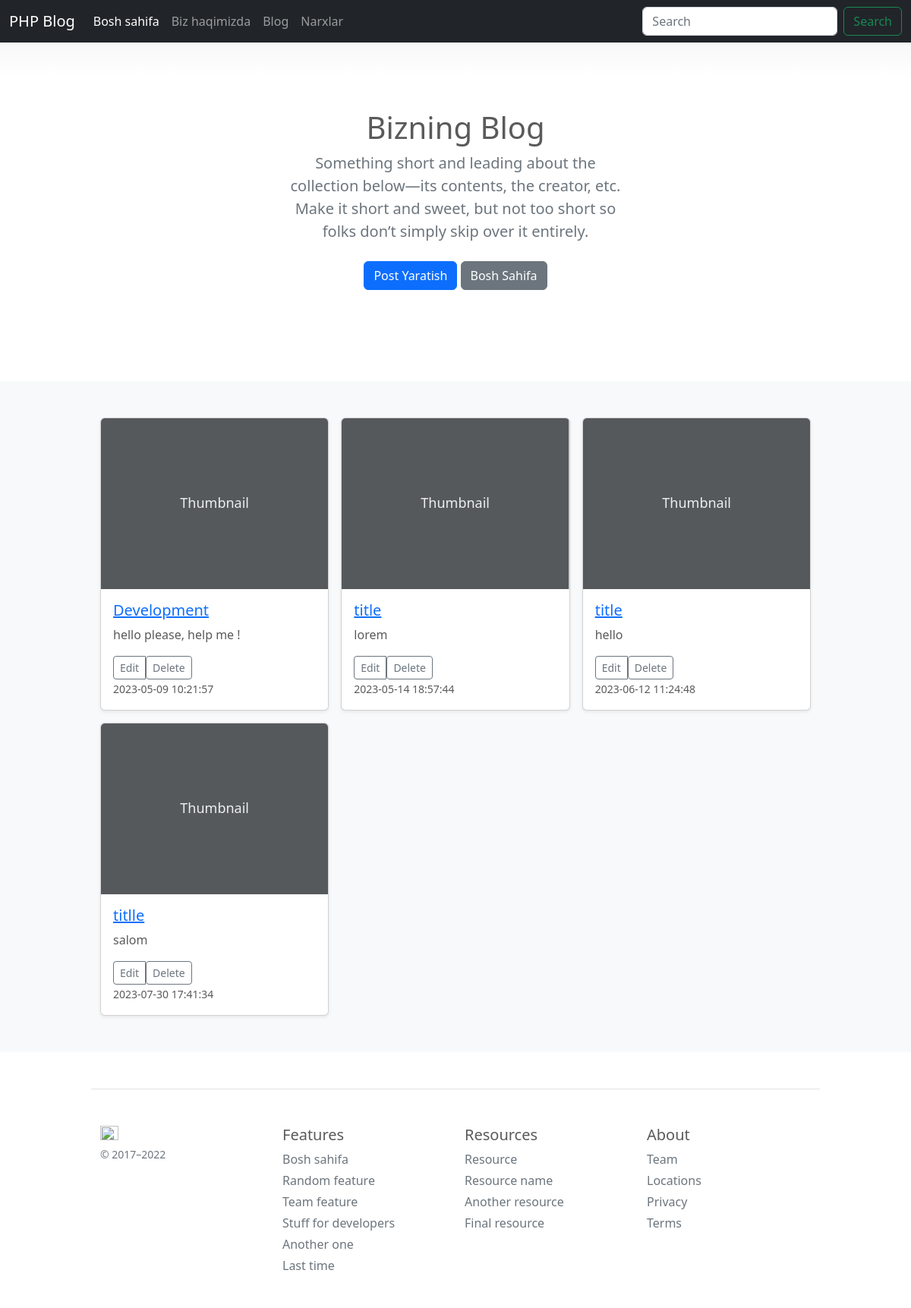
Screenshot of /blog.php with the database file from the repository.
### tables this page shows
CREATE TABLE `posts` (
  `id` int NOT NULL,
  `title` varchar(255) NOT NULL,
  `body` text NOT NULL,
  `created_at` datetime NOT NULL DEFAULT CURRENT_TIMESTAMP
);

### blog.php (the view, shortened to what this page needs)
<?php
require 'includes/header.php';
require 'database.php';
$statement = $pdo->prepare("SELECT * FROM posts");
$statement->execute();
$posts = $statement->fetchAll();
?>
<section class="py-5 text-center container">
    <div class="row py-lg-5">
        <div class="col-lg-6 col-md-8 mx-auto">
            <h1 class="fw-light">Bizning Blog</h1>
            <p class="lead text-muted">Something short and leading about the collection below—its contents, the creator, etc. Make it short and sweet, but not too short so folks don’t simply skip over it entirely.</p>
            <p>
                <a href="post-create.php" class="btn btn-primary my-2">Post Yaratish</a>
                <a href="#" class="btn btn-secondary my-2">Bosh Sahifa</a>
            </p>
        </div>
    </div>
</section>
<div class="album py-5 bg-light">
    <div class="container">
        <div class="row row-cols-1 row-cols-sm-2 row-cols-md-3 g-3">
            <?php foreach ($posts as $post) : ?>
                <div class="col">
                    <div class="card shadow-sm">
                        <svg class="bd-placeholder-img card-img-top" width="100%" height="225" xmlns="http://www.w3.org/2000/svg" role="img" aria-label="Placeholder: Thumbnail" preserveAspectRatio="xMidYMid slice" focusable="false">
                            <rect width="100%" height="100%" fill="#55595c" /><text x="50%" y="50%" fill="#eceeef" dy=".3em">Thumbnail</text>
                        </svg>
                        <div class="card-body">
                            <a href="post.php?id=<?= $post['id'] ?>">
                                <h5><?= $post['title'] ?></h6>
                            </a>
                            <p class="card-text"><?= $post['body'] ?></p>
                            <div class="d-flex justify-content-between align-items-center">
                                <div class="btn-group">
                                    <a href="/post-edit.php?id=<?= $post['id'] ?>" class="btn btn-sm btn-outline-secondary">Edit</a>
                                    <form method="POST" action="" onSubmit="return confirm('Rostdan ham o\'chirmoqchimisiz?');">
                                        <button type="submit" class="btn btn-sm btn-outline-secondary">Delete</button>
                                    </form>
                                </div>
                            </div>
                            <small><?= $post['created_at'] ?></small>
                        </div>
                    </div>
                </div>
            <?php endforeach; ?>
        </div>
    </div>
</div>
<?php require 'includes/footer.php'; ?>

### includes/header.php (shortened to what this page needs)
<!DOCTYPE html>
<html lang="en">
<head>
    <link href="https://cdn.jsdelivr.net/npm/bootstrap@5.2.0/dist/css/bootstrap.min.css" rel="stylesheet">
    <link rel="stylesheet" href="assets/style.css">
</head>
<body>
    <header>
        <?php require 'navbar.php'; ?>
    </header>
    <main>

### includes/navbar.php (shortened to what this page needs)
<nav class="navbar navbar-expand-md navbar-dark fixed-top bg-dark">
    <div class="container-fluid">
        <a class="navbar-brand" href="#">PHP Blog</a>
        <div class="collapse navbar-collapse" id="navbarCollapse">
            <ul class="navbar-nav me-auto mb-2 mb-md-0">
                <li class="nav-item">
                    <a class="nav-link active" aria-current="page" href="/">Bosh sahifa</a>
                </li>
                <li class="nav-item">
                    <a class="nav-link" href="about.php">Biz haqimizda</a>
                </li>
                <li class="nav-item">
                    <a class="nav-link" href="blog.php">Blog</a>
                </li>
                <li class="nav-item">
                    <a class="nav-link" href="prices.php">Narxlar</a>
                </li>
            </ul>
            <form class="d-flex" role="search">
                <input class="form-control me-2" type="search" placeholder="Search" aria-label="Search">
                <button class="btn btn-outline-success" type="submit">Search</button>
            </form>
        </div>
    </div>
</nav>

### includes/footer.php (shortened to what this page needs)
<footer class="container pt-4 my-md-5 pt-md-5 border-top">
    <div class="row">
        <div class="col-12 col-md">
            <img class="mb-2" src="https://upload.wikimedia.org/wikipedia/commons/thumb/b/b2/Bootstrap_logo.svg/512px-Bootstrap_logo.svg.png" alt="" width="24" height="19">
            <small class="d-block mb-3 text-muted">&copy; 2017–2022</small>
        </div>
        <div class="col-6 col-md">
            <h5>Features</h5>
            <ul class="list-unstyled text-small">
                <li class="mb-1"><a class="link-secondary text-decoration-none" href="#">Bosh sahifa</a></li>
                <li class="mb-1"><a class="link-secondary text-decoration-none" href="#">Random feature</a></li>
                <li class="mb-1"><a class="link-secondary text-decoration-none" href="#">Team feature</a></li>
                <li class="mb-1"><a class="link-secondary text-decoration-none" href="#">Stuff for developers</a></li>
                <li class="mb-1"><a class="link-secondary text-decoration-none" href="#">Another one</a></li>
                <li class="mb-1"><a class="link-secondary text-decoration-none" href="#">Last time</a></li>
            </ul>
        </div>
        <div class="col-6 col-md">
            <h5>Resources</h5>
            <ul class="list-unstyled text-small">
                <li class="mb-1"><a class="link-secondary text-decoration-none" href="#">Resource</a></li>
                <li class="mb-1"><a class="link-secondary text-decoration-none" href="#">Resource name</a></li>
                <li class="mb-1"><a class="link-secondary text-decoration-none" href="#">Another resource</a></li>
                <li class="mb-1"><a class="link-secondary text-decoration-none" href="#">Final resource</a></li>
            </ul>
        </div>
        <div class="col-6 col-md">
            <h5>About</h5>
            <ul class="list-unstyled text-small">
                <li class="mb-1"><a class="link-secondary text-decoration-none" href="#">Team</a></li>
                <li class="mb-1"><a class="link-secondary text-decoration-none" href="#">Locations</a></li>
                <li class="mb-1"><a class="link-secondary text-decoration-none" href="#">Privacy</a></li>
                <li class="mb-1"><a class="link-secondary text-decoration-none" href="#">Terms</a></li>
            </ul>
        </div>
    </div>
</footer>
</main>
</body>
</html>

### assets/style.css (style rules this page uses)
.bd-placeholder-img { font-size: 1.125rem; text-anchor: middle; -webkit-user-select: none; -moz-user-select: none; user-select: none; }
body { padding-top: 3rem; padding-bottom: 3rem; color: #5a5a5a; }
body { background-image: linear-gradient(180deg, #eee, #fff 100px, #fff); }
.container { max-width: 960px; }

### rows the page displays
posts: title "Development", body "hello please, help me !", created_at "2023-05-09 10:21:57"
posts: title "title", body "lorem", created_at "2023-05-14 18:57:44"
posts: title "title", body "hello", created_at "2023-06-12 11:24:48"
posts: title "titlle", body "salom", created_at "2023-07-30 17:41:34"
